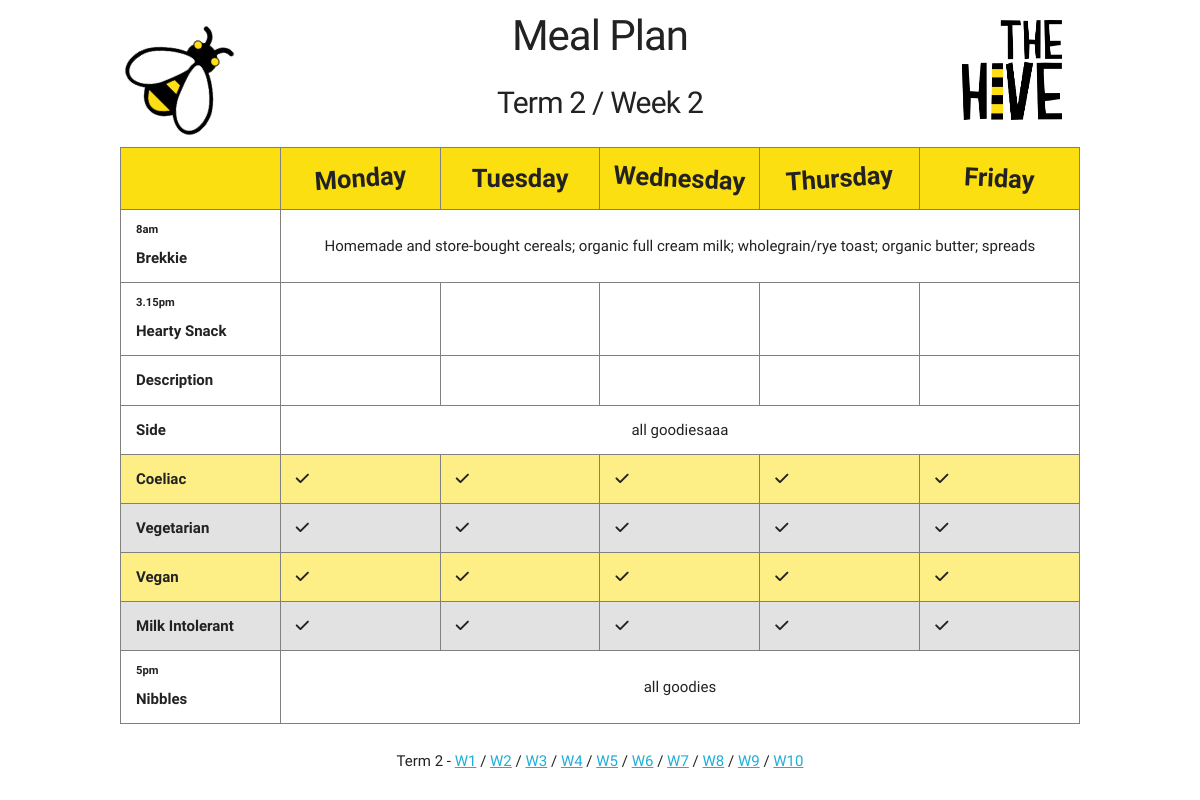
Page /2017/2/2 on the committed database.
### food/models.py (models this page shows, shortened)
class Side(models.Model):
    name = models.CharField(max_length=200, unique=True)
    price = models.FloatField()
    description = models.CharField(max_length=250, blank=True)

### food/views.py (the view)
# urls.py: url(r'^(?P<year>\d+)/(?P<term>\d+)/(?P<week>\d+)/?$', views.index, name='index'),
def index(request, year=2017, term=2, week=0):
    template = loader.get_template('food/index.html')
    term = Term.objects.get(year=year, term=term)
    if week == 0:
        week = Term.get_week(term, date.today())
    meals = get_meals(term, week)
    breakfast = Side.objects.get(name='Breakfast')
    veggies = Side.objects.get(name='Veggies')
    fruit = Side.objects.get(name='Fruit')
    for meal in meals:
        if meal is not None:
            meal.description = meal.description.split(",")
    context = {
        'term': term.term,
        'week': week,
        'meals': meals,
        'veggies': veggies,
        'fruit': fruit,
        'breakfast': breakfast
    }
    return HttpResponse(template.render(context, request))

### food/views.py (called while the page is built)
def get_meals(term, week):
    start_date = term.start + timedelta(weeks=int(week) - 1)
    end_date = start_date + timedelta(weeks=1)
    plans = MealPlan.objects.filter(date__gte=start_date, date__lt=end_date)
    meals = []
    for i in range(5):
        day = list(filter(lambda plan: plan.date.weekday() == i, plans))
        if len(day) > 0:
            meals.append(day[0].meal)
        else:
            meals.append(None)
    return meals

### food/templates/food/index.html
{% extends "./layout.html" %}
{% load static %}
{% block content %}
    <div class="container">
        <div class="row" style="margin-top: 10px">
            <div class="two columns">
                <img src="{% static 'images/bee-logo.png' %}" width="100" height="100"
                     class="bee-image" style="margin: 15px"/>
            </div>
            <div class="eight columns">
                <h2 class="center">Meal Plan</h2>
                <h4 class="center">Term {{ term }} / Week {{ week }}</h4>
            </div>
            <div class="two columns">
                <img src="{% static 'images/the-hive.png' %}" width="100" height="100" style="margin: 10px"/>
            </div>
        </div>
        <div class="row">
            <table>
                <thead>
                <tr>
                    <th width="16.6%"></th>
                    <th width="16.6%"><div class="rotate-left">Monday</div></th>
                    <th width="16.6%"><div>Tuesday</div></th>
                    <th width="16.6%"><div class="rotate-right">Wednesday</div></th>
                    <th width="16.6%"><div class="rotate-left">Thursday</div></th>
                    <th width="16.6%"><div class="rotate-right">Friday</div></th>
                </tr>
                </thead>
                <tbody>
                <tr>
                    <td><strong><sup>8am</sup><br>Brekkie</strong></td>
                    <td colspan="5" class="center">
                        {{ breakfast.description | linebreaksbr }}
                    </td>
                </tr>
                <tr>
                    <td><strong><sup>3.15pm</sup><br>Hearty Snack</strong></td>
                    {% for meal in meals %}
                        <td><em>{{ meal.name }}</em></td>
                    {% endfor %}
                </tr>
                <tr>
                    <td><strong>Description</strong></td>
                        {% for meal in meals %}
                            <td><ul>{{ meal.description | unordered_list }} </ul></td>
                        {% endfor %}
                </tr>
                <tr>
                    <td><strong>Side</strong></td>
                    <td colspan="5" class="center">
                        {{ veggies.description | linebreaksbr }}
                    </td>
                </tr>
                <tr class="bee-yellow">
                    <td><strong>Coeliac</strong></td>
                    {% for meal in meals %}
                        <td>{{ meal.coeliac|default:'<i class="fa fa-check" aria-hidden="true"></i>' }}</td>
                    {% endfor %}
                </tr>
                <tr class="bee-grey">
                    <td><strong>Vegetarian</strong></td>
                    {% for meal in meals %}
                        <td>{{ meal.vegetarian|default:'<i class="fa fa-check" aria-hidden="true"></i>' }}</td>
                    {% endfor %}
                </tr>
                <tr class="bee-yellow">
                    <td><strong>Vegan</strong></td>
                    {% for meal in meals %}
                        <td>{{ meal.vegan|default:'<i class="fa fa-check" aria-hidden="true"></i>' }}</td>
                    {% endfor %}
                </tr>
                <tr class="bee-grey">
                    <td><strong>Milk Intolerant</strong></td>
                    {% for meal in meals %}
                        <td>{{ meal.milk_intolerant|default:'<i class="fa fa-check" aria-hidden="true"></i>' }}</td>
                    {% endfor %}
                </tr>
                <tr>
                    <td><strong><sup>5pm</sup><br>Nibbles</strong></td>
                    <td colspan="5" class="center">{{ fruit.description | linebreaksbr }}</td>
                </tr>
                </tbody>
            </table>
        </div>
        <div class="row">
            <p class="center">
                Term 2 -
                <a href="{% url 'index' '2017' '2' '1' %}">W1</a> /
                <a href="{% url 'index' '2017' '2' '2' %}">W2</a> /
                <a href="{% url 'index' '2017' '2' '3' %}">W3</a> /
                <a href="{% url 'index' '2017' '2' '4' %}">W4</a> /
                <a href="{% url 'index' '2017' '2' '5' %}">W5</a> /
                <a href="{% url 'index' '2017' '2' '6' %}">W6</a> /
                <a href="{% url 'index' '2017' '2' '7' %}">W7</a> /
                <a href="{% url 'index' '2017' '2' '8' %}">W8</a> /
                <a href="{% url 'index' '2017' '2' '9' %}">W9</a> /
                <a href="{% url 'index' '2017' '2' '10' %}">W10</a>
            </p>
        </div>
    </div>
{% endblock content %}

### food/static/css/skeleton.css (style rules this page uses)
.container { position: relative; width: 100%; max-width: 1024px; margin: 0 auto; padding: 0 20px; box-sizing: border-box; }
.column, .columns { width: 100%; float: left; box-sizing: border-box; }
@media (min-width: 400px) { .container { width: 85%; padding: 0; } }
@media (min-width: 550px) { .container { width: 80%; } }
@media (min-width: 550px) { .column, .columns { margin-left: 4%; } }
@media (min-width: 550px) { .column:first-child, .columns:first-child { margin-left: 0; } }
@media (min-width: 550px) { .two.columns { width: 13.3333333333%; } }
@media (min-width: 550px) { .eight.columns { width: 65.3333333333%; } }
html { font-size: 62.5%; }
body { font-size: 1.5em; line-height: 1.6; font-weight: 300; font-family: 'Varela Round', "Helvetica Neue", Helvetica, Arial, sans-serif; color: #222; }
h1, h2, h3, h4, h5, h6 { margin-top: 0; margin-bottom: 2rem; font-weight: 300; }
h2 { font-size: 3.6rem; line-height: 1.25; letter-spacing: -.1rem; }
h4 { font-size: 2.4rem; line-height: 1.35; letter-spacing: -.08rem; }
@media (min-width: 550px) { h2 { font-size: 4.2rem; } }
@media (min-width: 550px) { h4 { font-size: 3.0rem; } }
p { margin-top: 0; }
a { color: #1EAEDB; }
th, td { padding: 12px 15px; text-align: left; border: 1px solid #808080; }
pre, blockquote, dl, figure, table, p, ul, ol, form { margin-bottom: 2.5rem; }
.container:after, .row:after, .u-cf { content: ""; display: table; clear: both; }

### food/static/css/foodosh.css (style rules this page uses)
.bee-image { -ms-transform: rotate(45deg); -webkit-transform: rotate(45deg); transform: rotate(45deg); }
.bee-grey { background-color: #e2e2e2; }
.bee-yellow { background-color: rgba(252, 223, 17, 0.51); }
.center { text-align: center; }
.rotate-right { -ms-transform: rotate(3deg); -webkit-transform: rotate(3deg); transform: rotate(3deg); }
.rotate-left { -ms-transform: rotate(-4deg); -webkit-transform: rotate(-4deg); transform: rotate(-4deg); }
thead th { background-color: #FCDF11; text-align: center; padding: 10px; font-size: 1.7em; font-weight: bold; }

### rows in the picture
Side: description "Homemade and store-bought cereals; organic full cream milk; wholegrain/rye toast; organic butter; spreads"
Side: description "all goodiesaaa"
Side: description "all goodies"

### other values in the picture
{{ term }} "2"
{{ week }} "2"
